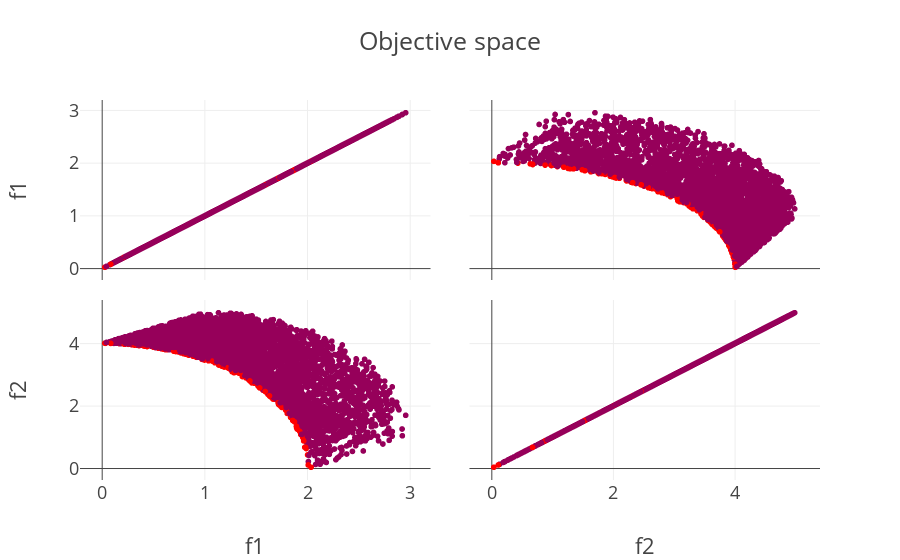

Notebook code for this chart:
### Markdown cell above
The following graph shows the object space. By default, all criteria must be minimized but they are contradictory. The solution is not one point but a certain set of them, called the Pareto front. All points on the Pareto front  are non-dominant, and they are closer to the lower left corner. Achieved a situation where you can not improve no criterion and does not worsen another. 

> The task is to find such parameters that reach a balance with all the objectives. That is to find a Pareto front for all objective space. Such points are highlighted on the plots.

### Code cell
# ndf, dl, dc, ndr = pg.fast_non_dominated_sorting(y.values)
y_ndf = y.copy()
y_ndf['ndf'] = 0
y_ndf.loc[ndf[0],['ndf']] = 1
px.scatter_matrix(y_ndf, template="presentation", dimensions=list(y.columns), color='ndf', color_continuous_scale='Rainbow', title="Objective space").update_layout(coloraxis_showscale=False)

### Figure 1 — Plotly figure (JSON) as saved in the notebook; plotly's stock layout.template omitted (floating-point values rounded to 4 significant figures; data arrays with more than 128 entries replaced by an {"elided": "..."} marker saying what was removed)
{"data": [{"dimensions": [{"axis": {"matches": true}, "label": "f1", "values": {"elided": "5000 float values"}}, {"axis": {"matches": true}, "label": "f2", "values": {"elided": "5000 float values"}}], "hoverlabel": {"namelength": 0}, "hovertemplate": "%{xaxis.title.text}=%{x}<br>%{yaxis.title.text}=%{y}<br>ndf=%{marker.color}", "legendgroup": "", "marker": {"color": {"elided": "5000 int values"}, "coloraxis": "coloraxis", "symbol": "circle"}, "name": "", "showlegend": false, "type": "splom"}], "layout": {"autosize": true, "coloraxis": {"colorbar": {"title": {"text": "ndf"}}, "colorscale": [[0, "rgb(150,0,90)"], [0.125, "rgb(0,0,200)"], [0.25, "rgb(0,25,255)"], [0.375, "rgb(0,152,255)"], [0.5, "rgb(44,255,150)"], [0.625, "rgb(151,255,0)"], [0.75, "rgb(255,234,0)"], [0.875, "rgb(255,111,0)"], [1, "rgb(255,0,0)"]], "showscale": false}, "dragmode": "select", "legend": {"tracegroupgap": 0}, "title": {"text": "Objective space"}, "xaxis": {"autorange": true, "range": [-0.2083, 3.19], "type": "linear"}, "xaxis2": {"autorange": true, "range": [-0.3543, 5.384], "type": "linear"}, "yaxis": {"autorange": true, "range": [-0.2083, 3.19], "type": "linear"}, "yaxis2": {"autorange": true, "range": [-0.3543, 5.384], "type": "linear"}}}
